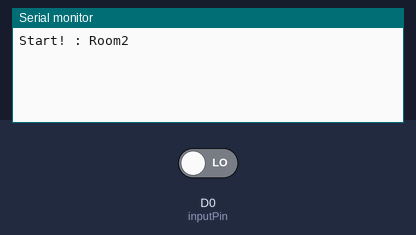
Bench run of a sketch on a simulated ESP8266 (Wemos D1 mini). Shown: the last lines printed to the serial monitor. The inputs (shaded band) are chosen by the test bench; at power-on: D0 (inputPin) LOW. No radio packets arrive unless stated.

Above: at 1.2 s.
1.3 s: D0 (inputPin) driven HIGH
At 1.9 s:
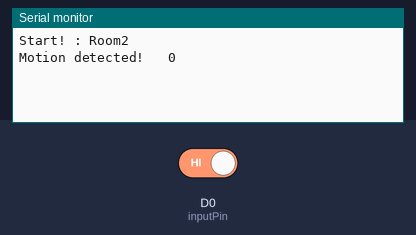
2.8 s: D0 (inputPin) driven LOW
At 4.2 s:
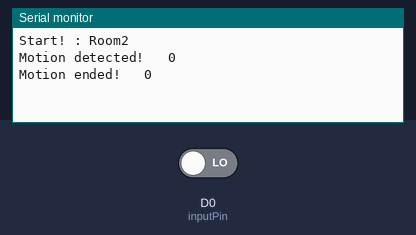

Measured:
- after the input at 1.3 s, the serial monitor: prints a new line at once (image 1)
- after the input at 2.8 s, the serial monitor: prints a new line at once (image 2)

The sketch:

nodeTX.ino
```cpp
//  Page 1
// TX
// Wemos D1 Mini
const byte tr = 02; // This Room

#include <SimpleTimer.h>
SimpleTimer timer;

#define inputPin D0 // choose the input pin (for PIR sensor)
bool pirState = false; // we start, assuming no motion detected
bool val = false; // variable for reading the pin status


#include <RF24.h>
#include <RF24Network.h>
#include <SPI.h>
#include <printf.h>
#define cep D2  // CE pin
#define cnp D8  // CNS pin
RF24 radio(cep, cnp);             // nRF24L01 (CE,CSN) (7,8)-- Aduino || (0,8)--Wemos D1 mini
RF24Network network(radio);       // Include the radio in the network
const uint16_t nodeBase = 00;
const uint16_t this_node = tr;    // Address of this node in Octal format ( 04, 031, etc)

//  Struct for sends
struct dataTX {
  const byte room = tr;
  bool alert = false;
  bool stat = false;
};
struct dataTX dataTX;

// Function
void _loopTx();

// Start!
void setup() {
  Serial.begin(115200);

  pinMode(inputPin, INPUT); // declare sensor as input

  SPI.begin();
  radio.begin();
  network.begin(99, this_node); //(channel, node address)
  radio.setDataRate(RF24_2MBPS);
  radio.printDetails();

  Serial.println("\nStart! : Room" + String(tr));

  timer.setInterval(1, _loopTx);
}

void loop() {
  timer.run();
}

//-------------------------------
//  Page 2
void _loopTx() {
  network.update();
  bool chSt = false;  // For data from NodeBase
  while ( network.available() ) {
    RF24NetworkHeader header00;
    network.read(header00, &chSt, sizeof(chSt));
//    Serial.println(String(chSt));
  }

  val = digitalRead(inputPin);
  if ((val == true) || (chSt == true)) {
    if (pirState == false) {
      Serial.print("\nMotion detected! \t");
      Serial.println(String(chSt));
      pirState = true;

      //  Send data
      dataTX.alert = true;
      dataTX.stat = chSt;
      RF24NetworkHeader header00(nodeBase); // (Address where the data is going)
      bool ok = network.write(header00, &dataTX, sizeof(dataTX));
    }
  }
  else {
    if (pirState == true) {
      Serial.print("Motion ended! \t");  // print on output change
      Serial.println(String(chSt));
      pirState = false;
      dataTX.alert = false;
      dataTX.stat = false;
    }
  }
}
```
